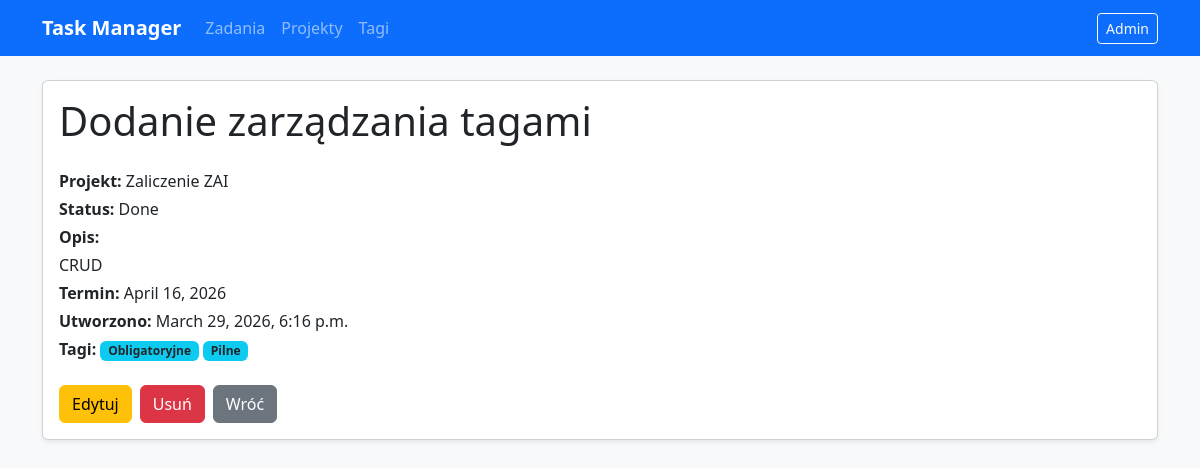
The page /task/3/ on the database its author committed.
### tasks/models.py (models this page shows, shortened)
class Task(models.Model):
    class Status(models.TextChoices):
        TODO = "todo", "To do"
        DOING = "doing", "Doing"
        DONE = "done", "Done"
    project = models.ForeignKey(
        Project,
        on_delete=models.CASCADE,
        related_name="tasks",
    )
    title = models.CharField(max_length=200)
    description = models.TextField(blank=True)
    status = models.CharField(
        max_length=10,
        choices=Status.choices,
        default=Status.TODO,
    )
    due_date = models.DateField(blank=True, null=True)
    created_at = models.DateTimeField(auto_now_add=True)
    tags = models.ManyToManyField(
        Tag,
        blank=True,
        related_name="tasks",
    )
    class Meta:
        ordering = ["-created_at"]
        constraints = [
            models.UniqueConstraint(fields=["project", "title"], name="uniq_task_title_in_project")
        ]

class Project(models.Model):
    name = models.CharField(max_length=150)
    description = models.TextField(blank=True)
    created_at = models.DateTimeField(auto_now_add=True)
    class Meta:
        ordering = ["name"]
    def __str__(self):
        return self.name

class Tag(models.Model):
    name = models.CharField(max_length=50, unique=True)
    class Meta:
        ordering = ["name"]

### tasks/views.py (the view)
# urls.py: path("task/<int:pk>/", TaskDetailView.as_view(), name="task_detail"),
class TaskDetailView(DetailView): # pobiera jeden obiekt na podstawie pk -> przekazuje go do template
    model = Task
    template_name = "tasks/task_detail.html"
    context_object_name = "task" # w szablonie używamy task

### tasks/templates/tasks/task_detail.html (shortened to what this page needs)
{% extends "base.html" %}
{% block content %}
<div class="card shadow-sm">
    <div class="card-body">
        <h1 class="card-title mb-4">{{ task.title }}</h1>
        <p class="mb-1"><strong>Projekt:</strong> {{ task.project }}</p>
        <p class="mb-1"><strong>Status:</strong> {{ task.get_status_display }}</p>
        <p class="mb-1"><strong>Opis:</strong></p>
        <p class="mb-1">{{ task.description|default:"Brak opisu" }}</p>
        <p class="mb-1"><strong>Termin:</strong> {{ task.due_date|default:"Brak terminu" }}</p>
        <p class="mb-1"><strong>Utworzono:</strong> {{ task.created_at }}</p>
        <p class="mb-1"><strong>Tagi:</strong>
            {% for tag in task.tags.all %}
                <span class="badge bg-info text-dark">{{ tag.name }}</span>
            {% empty %}
                Brak tagów
            {% endfor %}
        </p>
        <div class="mt-4 d-flex gap-2">
            <a href="{% url 'task_edit' task.pk %}" class="btn btn-warning">Edytuj</a>
            <a href="{% url 'task_delete' task.pk %}" class="btn btn-danger">Usuń</a>
            <a href="{% url 'task_list' %}" class="btn btn-secondary">Wróć</a>
        </div>
    </div>
</div>
{% endblock %}

### rows shown on the page
Task: title "Dodanie zarządzania tagami", project "Zaliczenie ZAI", status "Done", description "CRUD", due_date "April 16, 2026", created_at "March 29, 2026, 6:16 p.m."
Tag: name "Obligatoryjne"
Tag: name "Pilne"
